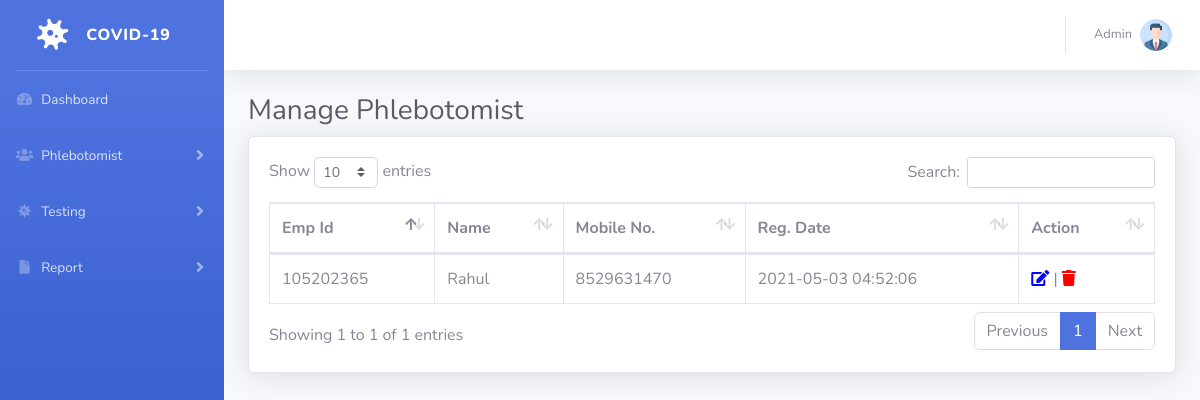
The app's page /COVID-19/manage-phlebotomist.php (signed in) with its own data.
### tables this page shows
CREATE TABLE `tblphlebotomist` (
  `id` int(11) NOT NULL,
  `EmpID` varchar(100) DEFAULT NULL,
  `FullName` varchar(120) DEFAULT NULL,
  `MobileNumber` bigint(12) DEFAULT NULL,
  `RegDate` timestamp NULL DEFAULT current_timestamp()
);

### COVID-19/manage-phlebotomist.php (the view, shortened to what this page needs)
<?php session_start();
include_once('includes/config.php');
if (strlen($_SESSION['aid']==0)) {
  header('location:logout.php');
  } else{
?>
<!DOCTYPE html>
<html lang="en">
<head>
    <link href="vendor/fontawesome-free/css/all.min.css" rel="stylesheet" type="text/css">
    <link href="css/sb-admin-2.min.css" rel="stylesheet">
    <link href="vendor/datatables/dataTables.bootstrap4.min.css" rel="stylesheet">
</head>
<body id="page-top">
    <div id="wrapper">
        <?php include_once('includes/sidebar.php');?>
             <div id="content-wrapper" class="d-flex flex-column">
                <div id="content">
                    <?php include_once('includes/topbar.php');?>
                         <div class="container-fluid">
                             <h1 class="h3 mb-2 text-gray-800">Manage Phlebotomist</h1>
                                 <div class="card shadow mb-4">
                                     <div class="card-body">
                                         <div class="table-responsive">
                                             <table class="table table-bordered" id="dataTable" width="100%" cellspacing="0">
                                        <thead>
                                            <tr>
                                                <th>Emp Id</th>
                                                <th>Name</th>
                                                <th>Mobile No.</th>
                                                <th>Reg. Date</th>
                                                <th>Action</th>
                                            </tr>
                                        </thead>
                                    <tbody>
                                    <?php $query=mysqli_query($con,"select * from tblphlebotomist");
                                    while($row=mysqli_fetch_array($query)){
                                    ?>
                                        <tr>
                                            <td><?php echo $row['EmpID'];?></td>
                                            <td><?php echo $row['FullName'];?></td>
                                            <td><?php echo $row['MobileNumber'];?></td>
                                             <td><?php echo $row['RegDate'];?></td>
                                            <td><a href="edit-phlebotomist.php?pid=<?php echo $row['id'];?>"><i class="fas fa-edit" style="color:blue"></i></a> | <a href="manage-phlebotomist.php?pid=<?php echo $row['id'];?>&&action=delete" onclick="return confirm('Do you really want to delete this record?');"><i class="fa fa-trash" aria-hidden="true" style="color:red" title="Delete this record"></i></a></td>
                                        </tr>
                                    <?php } ?>
                                    </tbody>
                                </table>
                            </div>
                        </div>
                    </div>
                </div>
            </div>
        </div>
    </div>
</body>
</html>
<?php } ?>

### COVID-19/includes/topbar.php (shortened to what this page needs)
      <nav class="navbar navbar-expand navbar-light bg-white topbar mb-4 static-top shadow">
            <?php if($_SESSION['aid']):?>
                    <ul class="navbar-nav ml-auto">
                        <li class="nav-item dropdown no-arrow">
                            <a class="nav-link dropdown-toggle" href="#" id="userDropdown" role="button"
                                data-toggle="dropdown" aria-haspopup="true" aria-expanded="false">
                <?php
$adid=$_SESSION['aid'];
$ret1=mysqli_query($con,"select AdminName from tbladmin where ID='$adid'");
while($row1=mysqli_fetch_array($ret1)){
?>
                                <span class="mr-2 d-none d-lg-inline text-gray-600 small"><?php  echo $row1['AdminName'];?></span>
                           <?php } ?>
                                <img class="img-profile rounded-circle"
                                    src="img/profile.png">
                            </a>
                        </li>
                    </ul>
                <?php endif;?>
                </nav>

### records on screen
tblphlebotomist: EmpID "105202365", FullName "Rahul", MobileNumber "8529631470", RegDate "2021-05-03 04:52:06"

### other values on screen
$row1['AdminName'] "Admin"
